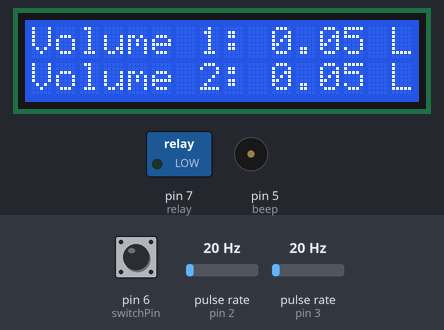
Simulated run of this sketch. Board: Arduino Uno, built with avr-gcc and run on an emulated ATmega328P. Parts: 16×2 character LCD, switched loads named in the sketch (green lamp = pin HIGH), buzzer (waves = sounding, pin HIGH). Wiring (inferred from the names in the program): 2 × pulse sensor: data pin 2 / data pin 3. The test bench sets the inputs (shaded band); at power-on: pulse rate (sensors on pin 2, pin 3) 20 Hz, pin 6 (switchPin) HIGH. What the sketch prints to the serial monitor is not drawn.

Above: at 1.7 s.
1.8 s: pulse rate (sensor on pin 2) set to 2 Hz
At 2.9 s:
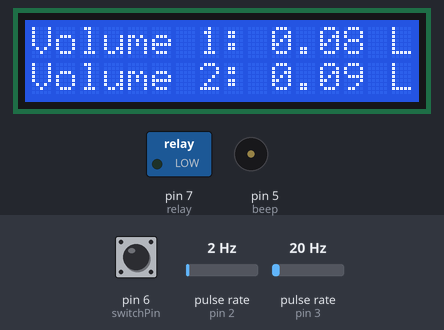
4.6 s: pulse rate (sensor on pin 2) set to 0 Hz
At 6.9 s:
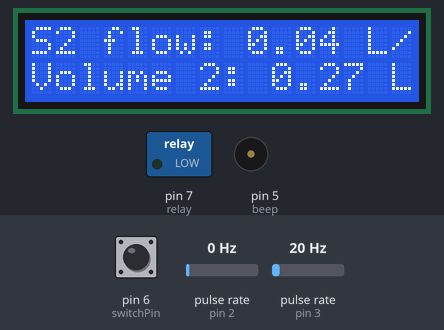
7.6 s: pin 6 (switchPin) pulled LOW for 0.15 s
At 7.9 s:
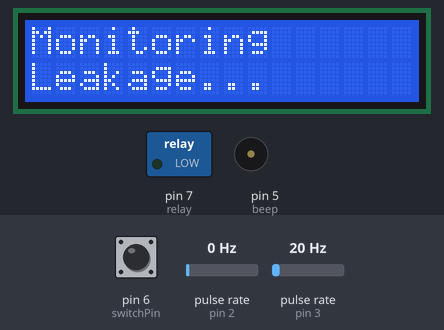
9.6 s: pulse rate (sensor on pin 3) set to 2 Hz
At 12.3 s:
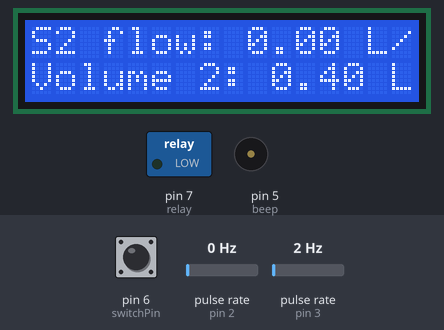
12.6 s: pulse rate (sensor on pin 3) set to 0 Hz
At 14.9 s:
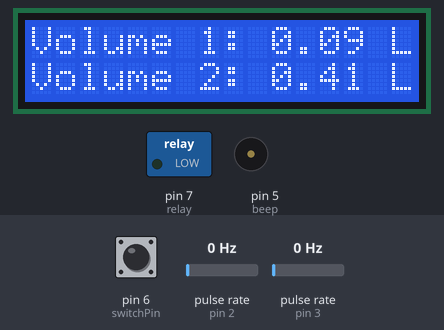
15.6 s: pulse rate (sensor on pin 2) set to 4 Hz
At 16.9 s:
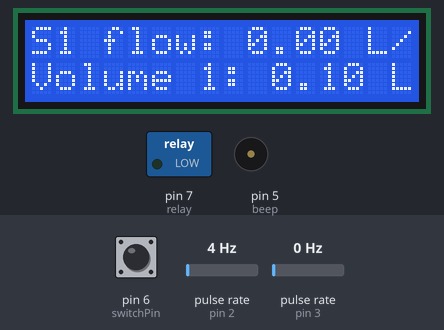
Timing chart, 0 to 18.6 s (numbered marks = the images above; inputs shaded):
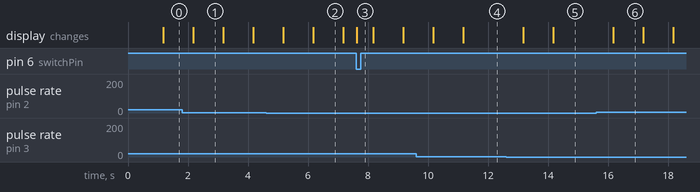

The sketch:

WaterFlowMeter.ino
```cpp
#include <Wire.h>
#include <LiquidCrystal_I2C.h>
#include <SoftwareSerial.h>

SoftwareSerial mySerial(8, 9);  //(rx,tx)
volatile int flow_frequency1;   // Measures flow sensor 1 pulses
volatile int flow_frequency2;

int count = 0;
int mcount = 0;
int acount = 0;

// Measures flow sensor 2 pulses
float vol1 = 0.0, l_minute1;
float vol2 = 0.0, l_minute2;
float fvol = 0.0;
float f1vol = 0.0;
float mvol1 = 0.0, ml_minute1;
float mvol2 = 0.0, ml_minute2;

unsigned char flowsensor1 = 2;  // Sensor 1 Input
unsigned char flowsensor2 = 3;  // Sensor 2 Input

const int switchPin = 6;  // For turning on and off the monitor mode
const int relay = 7;      //for relay-solenoid
const int beep = 5;
// I2C LCD address (change this if your address is different)
#define I2C_LCD_ADDR 0x27

LiquidCrystal_I2C lcd(I2C_LCD_ADDR, 16, 2);  // Initialize the I2C LCD

unsigned long currentTime;
unsigned long cloopTime;
unsigned long lastResetTime = 0;
const unsigned long volumeResetInterval = 86400000;  // 24 hours in milliseconds

bool monitorMode = false;  // Indicates whether the monitor mode is active or not

void flow1()  // Interrupt function for sensor 1
{
  flow_frequency1++;
}

void flow2()  // Interrupt function for sensor 2
{
  flow_frequency2++;
}

void setup() {
  pinMode(flowsensor1, INPUT);
  pinMode(flowsensor2, INPUT);
  pinMode(switchPin, INPUT_PULLUP);
  digitalWrite(flowsensor1, HIGH);  // Optional Internal Pull-Up
  digitalWrite(flowsensor2, HIGH);  // Optional Internal Pull-Up
  pinMode(relay, OUTPUT);
  pinMode(beep, OUTPUT);
  Serial.begin(9600);  // Commented out to remove Serial.print statements
  mySerial.begin(9600);

  // Set GSM module to use text mode for SMS

  lcd.init();  // initialize the lcd
  lcd.backlight();
  lcd.begin(16, 2);
  lcd.print("Water Flow Meter");

  currentTime = millis();
  cloopTime = currentTime;
  lastResetTime = currentTime;  // Set the initial reset time to the current time

  attachInterrupt(digitalPinToInterrupt(flowsensor1), flow1, RISING);  // Setup Interrupt for sensor 1
  attachInterrupt(digitalPinToInterrupt(flowsensor2), flow2, RISING);  // Setup Interrupt for sensor 2
}

void loop() {
  currentTime = millis();

  int switchState = digitalRead(switchPin);  // Read the state of the switch
  if (switchState == LOW) {
    // Serial.println("Switch is pressed");  // Commented out to remove Serial.print statements
    monitorMode = true;
    // Activate monitor mode
  } else {
    monitorMode = false;  // Deactivate monitor mode
  }

  // If monitor mode is active, display "Monitoring Leakage"
  if (monitorMode) {
    lcd.clear();
    lcd.setCursor(0, 0);  // Set cursor to the first row
    lcd.print("Monitoring");
    lcd.setCursor(0, 1);  // Set cursor to the second row
    lcd.print("Leakage...");
    delay(300);
    ml_minute1 = (flow_frequency1 / 7.045);  // (Pulse frequency x 60 min) / 7.5Q = flowrate in L/hour
    ml_minute1 = ml_minute1 / 60;
    mvol1 = mvol1 + ml_minute1;

    ml_minute2 = (flow_frequency2 / 7.045);  // (Pulse frequency x 60 min) / 7.5Q = flowrate in L/hour
    ml_minute2 = ml_minute2 / 60;
    mvol2 = mvol2 + ml_minute2;

    fvol = mvol1 + mvol2;

    flow_frequency1 = 0;
    flow_frequency2 = 0;

    // Serial.println(mvol1);  // Commented out to remove Serial.print statements
    // Serial.println(mvol2);  // Commented out to remove Serial.print statements
    // Serial.println(fvol);   // Commented out to remove Serial.print statements

    // Check if fvol crosses 2 liters
    if (fvol >= 2.0) {
      lcd.clear();
      lcd.setCursor(0, 0);  // Set cursor to the first row
      lcd.print("Leak Detected");
      lcd.setCursor(0, 1);  // Set cursor to the second row
      lcd.print("Alarming");

      // code for sending noti regarding leak
      if (count < 1) {
        sendSMS("Leak detected - ring the GSM for 5 secs to stop water flow");
        count = 99;
      }

      delay(5000);
      checkIncomingCall();
    }

    checkIncomingCall();
    Serial.print(f1vol);
Serial.print(",");
Serial.println(fvol);

  } else {
    // Check if 24 hours have passed since the last volume reset
    if (currentTime - lastResetTime >= volumeResetInterval) {
      lastResetTime = currentTime;  // Update the last reset time
      // Reset the volume variables to zero
      vol1 = 0.0;
      vol2 = 0.0;
      f1vol = 0.0;
      count = 0;
      fvol = 0;
      mvol2 = 0;
      mvol1 = 0;
      acount = 0;
    }
      count = 0;
      fvol = 0;
      mvol2 = 0;
      mvol1 = 0;
      acount = 0;
    // Every second, calculate and print litres/hour for sensor 1
    if (currentTime >= (cloopTime + 1000)) {
      cloopTime = currentTime;  // Updates cloopTime

      bool hasFlow1 = (flow_frequency1 != 0);
      bool hasFlow2 = (flow_frequency2 != 0);

      lcd.clear();

      if (hasFlow1 && hasFlow2) {
        l_minute1 = (flow_frequency1 / 7.045);  // (Pulse frequency x 60 min) / 7.5Q = flowrate in L/hour
        l_minute1 = l_minute1 / 60;
        vol1 = vol1 + l_minute1;

        l_minute2 = (flow_frequency2 / 7.045);  // (Pulse frequency x 60 min) / 7.5Q = flowrate in L/hour
        l_minute2 = l_minute2 / 60;
        vol2 = vol2 + l_minute2;

        lcd.setCursor(0, 0);  // Set cursor to the first row
        lcd.print("Volume 1: ");
        lcd.print(vol1);
        lcd.print(" L");
        lcd.setCursor(0, 1);  // Set cursor to the second row
        lcd.print("Volume 2: ");
        lcd.print(vol2);
        lcd.print(" L");
        f1vol = vol1 + vol2;


      } else if (hasFlow1) {
        l_minute1 = (flow_frequency1 / 7.045);  // (Pulse frequency x 60 min) / 7.5Q = flowrate in L/hour
        l_minute1 = l_minute1 / 60;
        vol1 = vol1 + l_minute1;

        lcd.setCursor(0, 0);  // Set cursor to the first row
        lcd.print("S1 flow: ");
        lcd.print(l_minute1);
        lcd.print(" L/M");
        lcd.setCursor(0, 1);  // Set cursor to the second row
        lcd.print("Volume 1: ");
        lcd.print(vol1);
        lcd.print(" L");
        f1vol = vol1;

      } else if (hasFlow2) {
        l_minute2 = (flow_frequency2 / 7.045);  // (Pulse frequency x 60 min) / 7.5Q = flowrate in L/hour
        l_minute2 = l_minute2 / 60;
        vol2 = vol2 + l_minute2;

        lcd.setCursor(0, 0);  // Set cursor to the first row
        lcd.print("S2 flow: ");
        lcd.print(l_minute2);
        lcd.print(" L/M");
        lcd.setCursor(0, 1);  // Set cursor to the second row
        lcd.print("Volume 2: ");
        lcd.print(vol2);
        lcd.print(" L");
        f1vol = vol2;

      } else {
        // If there's no flow from both sensors, display Volume 1 and Volume 2
        lcd.setCursor(0, 0);  // Set cursor to the first row
        lcd.print("Volume 1: ");
        lcd.print(vol1);
        lcd.print(" L");
        lcd.setCursor(0, 1);  // Set cursor to the second row
        lcd.print("Volume 2: ");
        lcd.print(vol2);
        lcd.print(" L");
        f1vol = vol1 + vol2;

      }
Serial.print(f1vol);
Serial.print(",");
Serial.println(fvol);

      // Serial.println(f1vol);  // Commented out to remove Serial.print statements
      flow_frequency1 = 0;  // Reset Counter for sensor 1
      flow_frequency2 = 0;  // Reset Counter for sensor 2

      if (f1vol >= 5) {
        lcd.clear();
        lcd.setCursor(0, 0);  // Set cursor to the first row
        lcd.print("LIMIT REACHED!");
        lcd.setCursor(0, 1);  // Set cursor to the second row
        lcd.print("TOTAL VOL: ");
        lcd.print(f1vol);
        lcd.print(" L");
        alarm();
         acount=99;
      }

    }
  }
}

void updateSerial() {
  delay(500);
  while (Serial.available()) {
    mySerial.write(Serial.read());  // Forward what Serial received to Software Serial Port
  }
  while (mySerial.available()) {
    Serial.write(mySerial.read());  // Forward what Software Serial received to Serial Port
  }
}

void sendSMS(const String& message) {
  // Your SMS sending code goes here

  mySerial.println("AT");
  updateSerial();

  mySerial.println("AT+CMGF=1");
  updateSerial();

  mySerial.println("AT+CMGS=\"+917695887731\"");  // enter your phone number here (prefix country code)
  updateSerial();

  mySerial.print(message);  // Pass the SMS message as a parameter
  updateSerial();
  mySerial.write(26);

  delay(5000);
}

void checkIncomingCall() {
  if (mySerial.available()) {
    String response = mySerial.readStringUntil('\n');
    // Serial.println(response);  // Commented out to remove Serial.print statements

    // If the incoming call notification is detected
    if (response.indexOf("RING") != -1) {
      // You can add your custom logic here to handle the incoming call
      // Serial.println("Incoming call detected!");  // Commented out to remove Serial.print statements

      // Turn on the relay
      digitalWrite(relay, HIGH);

      // Send an SMS

      sendSMS("Water flow has been stopped. Check after going home.");

      // For example, you can hang up the call after a few seconds
      delay(2000);              // Wait for 2 seconds
      mySerial.println("ATH");  // Hang up the call
      // Serial.println("Call hung up.");  // Commented out to remove Serial.print statements
    }
  }
}

void alarm() {
  if(acount<1){

    sendSMS("water usage limit reached.");

  }

  digitalWrite(beep, HIGH);
  delay(1000);
  digitalWrite(beep, LOW);
  delay(5000);
}
```

Measured:
- the behaviour switches between 1 and 0 Hz on pulse rate (sensor on pin 2) (found by bisection; images 1 and 2)
- the behaviour switches between 1 and 0 Hz on pulse rate (sensor on pin 3) (found by bisection; images 4 and 5)
- after the input at 4.6 s, the display: first differs from a run without the input after 1.6 s (image 2)
- after the input at 7.6 s, the display: changes at once (image 3)
- after the input at 12.6 s, the display: first differs from a run without the input after 1.6 s (image 5)
- after the input at 15.6 s, the display: changes after 0.58 s (image 6)
- what the display in image 1 shows lasts 1.0 s, from 2.2 s to 3.2 s
